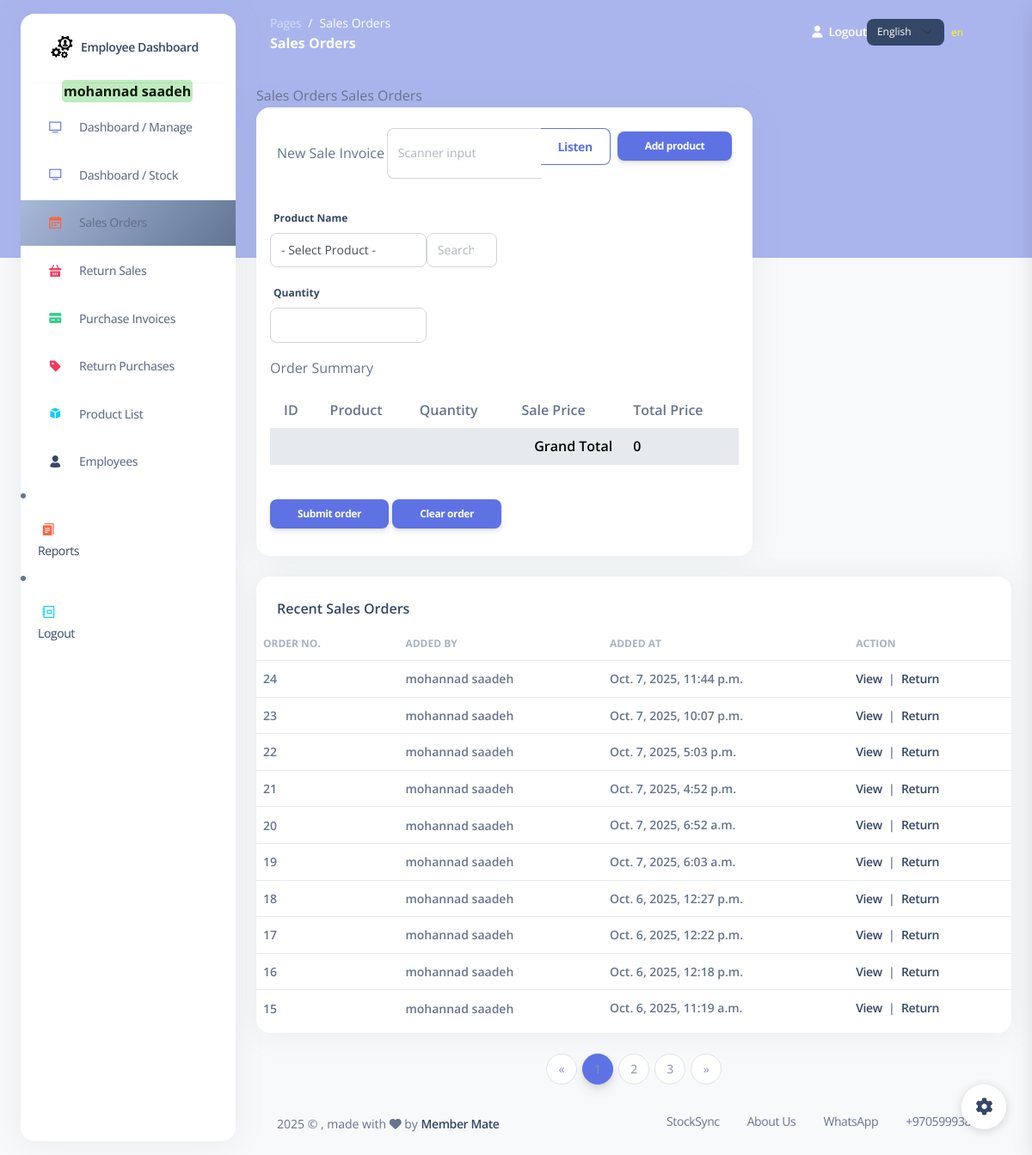
/sales (signed in), run on an earlier commit of the app's database.
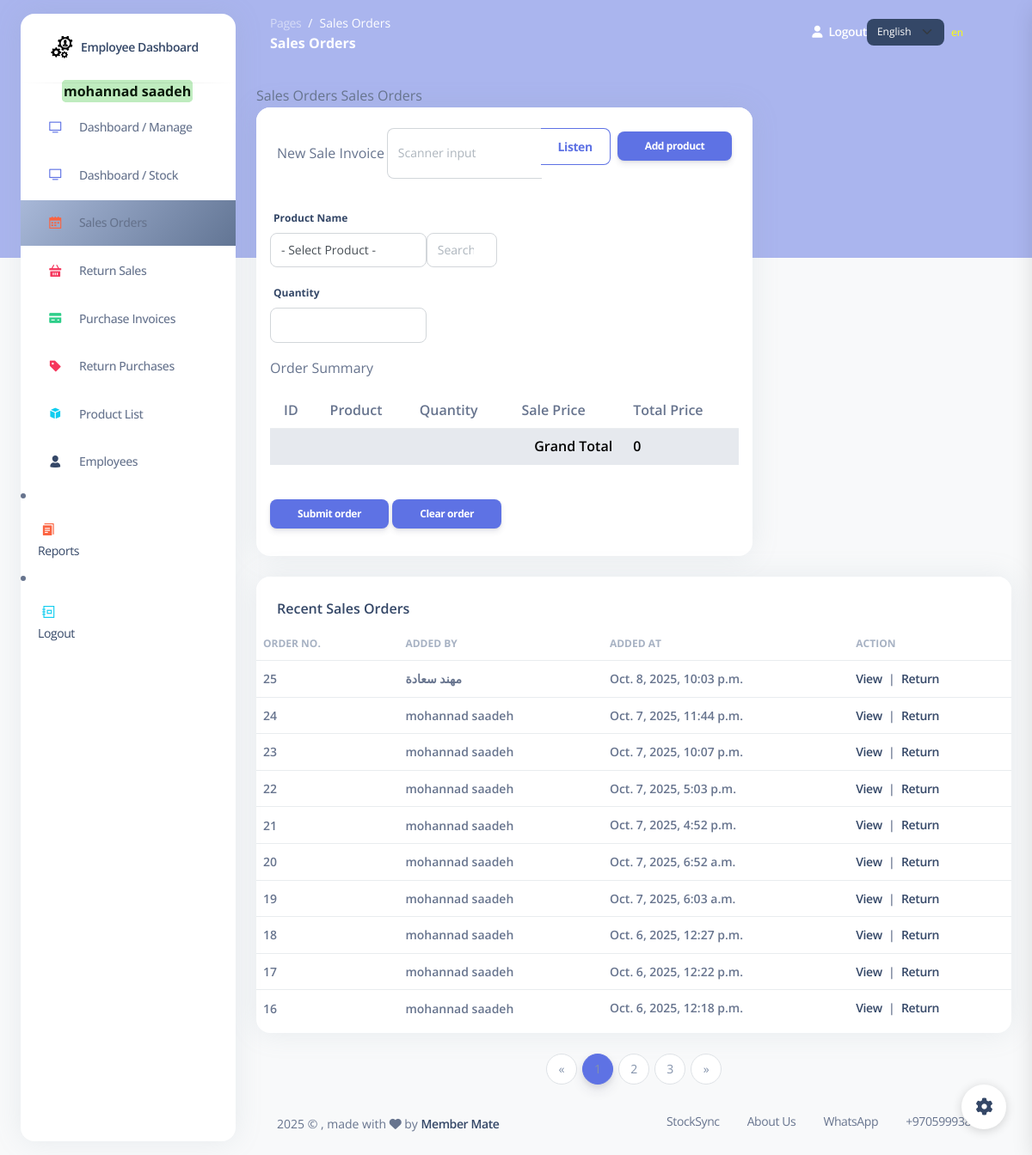
And on a later commit of the database.
### my_app/models.py (models this page shows)
class Sale_order(models.Model):
    employee = models.ForeignKey(Employee , related_name="sale_orders", on_delete=models.CASCADE) # RESTRICT  deleted >>  dont delete the item or ( default="Default", on_delete=models.SET_DEFAULT)
    total_amount = models.DecimalField(max_digits=10, decimal_places=2, default=0.00) #means the total amount of the order
    created_at = models.DateTimeField(auto_now_add=True)
    updated_at = models.DateTimeField(auto_now=True)
    objects = Sale_orderManager()

class Employee(models.Model):
    first_name = models.CharField(max_length=255)
    last_name = models.CharField(max_length=255)
    email = models.EmailField(max_length=255)
    DOB = models.DateField()
    password = models.CharField(max_length=255)
    confirm_password = models.CharField(max_length=255)
    is_active = models.BooleanField(default=False)
    created_at = models.DateTimeField(auto_now_add=True)
    updated_at = models.DateTimeField(auto_now=True)
    objects = EmployeeManager()

### my_app/views.py (the view)
# urls.py: path('sales', views.display_sales),
def display_sales(request):
    cart = _get_sale_cart(request)
    grand_total = sum(float(item.get('total_price', 0)) for item in cart)
    orders_qs = models.get_all_sales_orders()
    orders_page_number = request.GET.get('orders_page')
    orders_paginator = Paginator(orders_qs, 10)  # 10 orders per page
    orders_page = orders_paginator.get_page(orders_page_number)
    context = {
            'sale_order': cart,
            'products': models.get_all_products(),
            'orders' : orders_page,
            'employee': models.get_employee_by_id(request.session['employee_id']),
            'grand_total': grand_total,
            'orders_paginator': orders_paginator,
        }
    return render(request , 'sale_orders.html', context )

### my_app/models.py (called while the page is built)
def get_employee_by_id(id):
    return Employee.objects.get(id=id)

def get_all_products():
    return Product.objects.all()

def get_all_sales_orders():#--------------------------------------------Mai
    return Sale_order.objects.all().order_by('-created_at')

### my_app/views.py (called while the page is built)
def _get_sale_cart(request):
    return request.session.get('sale_order', [])

### my_app/templates/sale_orders.html (shortened to what the changed rows need)
{% extends 'layouts/base.html' %}
{% load static %}
{% load i18n %}
{% block content %}
<div class="row">
    <div class="col-8">
    <div class="card mb-4">
        <div class="card-body">
            <form action="/submet_sale_order" method="post">
            <table class="table">
                <tr >
                    <th class="ps-3">{% trans "ID" %}</th>
                    <th class="ps-3">{% trans "Product" %}</th>
                    <th>{% trans "Quantity" %}</th>
                    <th class="ps-3">{% trans "Sale Price" %}</th>
                    <th class="ps-3">{% trans "Total Price" %}</th>
                </tr>
            </table>
            </div>
    </div>
    </div>
</div>
<div class="row">
    <div class="col-12">
    <div class="card mb-4">
        <div class="card-body px-0 pt-0 pb-2">
        <div class="table-responsive p-0">
            <table class="table align-items-center justify-content-center mb-0">
            <thead>
                <tr>
                <th class="text-uppercase text-secondary text-xs font-weight-bolder opacity-7 ps-2">{% trans "Order No." %}</th>
                <th class="text-uppercase text-secondary text-xs font-weight-bolder opacity-7 ps-2 ">{% trans "Added by" %}</th>
                <th class="text-uppercase text-secondary text-xs font-weight-bolder opacity-7 ps-2 ">{% trans "Added at" %}</th>
                <th class="text-uppercase text-secondary text-xs font-weight-bolder opacity-7 ps-2">{% trans "Action" %}</th>
                </tr>
            </thead>
            <tbody>
                {% for order in orders %}
                <tr>
                <td>
                    <p class="text-sm mb-0 font-weight-bold mb-0"> {{order.id}} </p>
                </td>
                <td>
                    <p class="text-sm mb-0 font-weight-bold mb-0"> {{order.employee.first_name}} {{order.employee.last_name}}</p>
                </td>
                <td>
                    <span class="text-sm mb-0 font-weight-bold">{{order.created_at}}</span>
                </td>
                <td>
                    <span class="text-sm  mb-0 font-weight-bold">
                        <a href="/view_sale_order/{{order.id}}">{% trans "View" %}</a>
                        &nbsp;|&nbsp;
                        <a href="{% url 'sale_return_create' order.id %}" class="return-link" data-return-label="{% trans "Sale" %} #{{ order.id }}">{% trans "Return" %}</a>
                    </span>
                </td>
                </tr>
                {% endfor %}
            </tbody>
            </table>
        </div>
        </div>
    </div>
    </div>
</div>
{% if orders_paginator.num_pages > 1 %}
<div class="row">
    <div class="col-12 d-flex justify-content-center">
        <nav aria-label="Orders pagination">
            <ul class="pagination">
                {% for num in orders.paginator.page_range %}
                    {% if orders.number == num %}
                        <li class="page-item active"><span class="page-link">{{ num }}</span></li>
                    {% else %}
                        <li class="page-item"><a class="page-link" href="?orders_page={{ num }}">{{ num }}</a></li>
                    {% endif %}
                {% endfor %}
            </ul>
        </nav>
    </div>
</div>
{% endif %}
{% endblock content %}

What changed in the data, as far as the page shows it:
no longer on this page (row unchanged): Sale_order: id "15", employee.first_name "mohannad", employee.last_name "saadeh", created_at "Oct. 6, 2025, 11:19 a.m."
added Sale_order: id "25", employee.first_name "مهند", employee.last_name "سعادة", created_at "Oct. 8, 2025, 10:03 p.m."
